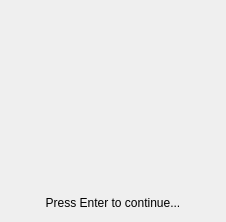
              <widget class="QWidget" name="levelclearscene">
               <property name="styleSheet">
                <string notr="true"/>
               </property>
               <layout class="QGridLayout" name="gridLayout_20" rowstretch="2,7,1,3,6,1,2" columnstretch="3,9,13,9,3">
                <item row="1" column="3">
                 <spacer name="horizontalSpacer_24">
                  <property name="orientation">
                   <enum>Qt::Horizontal</enum>
                  </property>
                  <property name="sizeHint" stdset="0">
                   <size>
                    <width>40</width>
                    <height>20</height>
                   </size>
                  </property>
                 </spacer>
                </item>
                <item row="2" column="2">
                 <spacer name="verticalSpacer_29">
                  <property name="orientation">
                   <enum>Qt::Vertical</enum>
                  </property>
                  <property name="sizeHint" stdset="0">
                   <size>
                    <width>20</width>
                    <height>40</height>
                   </size>
                  </property>
                 </spacer>
                </item>
                <item row="1" column="0">
                 <spacer name="horizontalSpacer_23">
                  <property name="orientation">
                   <enum>Qt::Horizontal</enum>
                  </property>
                  <property name="sizeHint" stdset="0">
                   <size>
                    <width>40</width>
                    <height>20</height>
                   </size>
                  </property>
                 </spacer>
                </item>
                <item row="1" column="4">
                 <spacer name="horizontalSpacer_22">
                  <property name="orientation">
                   <enum>Qt::Horizontal</enum>
                  </property>
                  <property name="sizeHint" stdset="0">
                   <size>
                    <width>40</width>
                    <height>20</height>
                   </size>
                  </property>
                 </spacer>
                </item>
                <item row="5" column="2">
                 <spacer name="verticalSpacer_31">
                  <property name="orientation">
                   <enum>Qt::Vertical</enum>
                  </property>
                  <property name="sizeHint" stdset="0">
                   <size>
                    <width>20</width>
                    <height>40</height>
                   </size>
                  </property>
                 </spacer>
                </item>
                <item row="1" column="2">
                 <widget class="QLabel" name="levelclear_title">
                  <property name="sizePolicy">
                   <sizepolicy hsizetype="Expanding" vsizetype="Expanding">
                    <horstretch>0</horstretch>
                    <verstretch>0</verstretch>
                   </sizepolicy>
                  </property>
                  <property name="styleSheet">
                   <string notr="true">border-image: url(:/myimages/res/clear_title.png);</string>
                  </property>
                  <property name="text">
                   <string/>
                  </property>
                 </widget>
                </item>
                <item row="0" column="2">
                 <spacer name="verticalSpacer_28">
                  <property name="orientation">
                   <enum>Qt::Vertical</enum>
                  </property>
                  <property name="sizeHint" stdset="0">
                   <size>
                    <width>20</width>
                    <height>40</height>
                   </size>
                  </property>
                 </spacer>
                </item>
                <item row="3" column="1" colspan="3">
                 <widget class="QLabel" name="clearbonus_label">
                  <property name="sizePolicy">
                   <sizepolicy hsizetype="Expanding" vsizetype="Expanding">
                    <horstretch>0</horstretch>
                    <verstretch>0</verstretch>
                   </sizepolicy>
                  </property>
                  <property name="styleSheet">
                   <string notr="true">border-image: url(:/myimages/res/bonusframe.png);</string>
                  </property>
                  <property name="text">
                   <string/>
                  </property>
                  <property name="margin">
                   <number>20</number>
                  </property>
                  <property name="indent">
                   <number>0</number>
                  </property>
                 </widget>
                </item>
                <item row="1" column="1">
                 <spacer name="horizontalSpacer_21">
                  <property name="orientation">
                   <enum>Qt::Horizontal</enum>
                  </property>
                  <property name="sizeHint" stdset="0">
                   <size>
                    <width>40</width>
                    <height>20</height>
                   </size>
                  </property>
                 </spacer>
                </item>
                <item row="4" column="1" colspan="3">
                 <widget class="QLabel" name="resourcesbonus_label">
                  <property name="sizePolicy">
                   <sizepolicy hsizetype="Expanding" vsizetype="Expanding">
                    <horstretch>0</horstretch>
                    <verstretch>0</verstretch>
                   </sizepolicy>
                  </property>
                  <property name="styleSheet">
                   <string notr="true">border-image: url(:/myimages/res/bonusframe.png);</string>
                  </property>
                  <property name="text">
                   <string/>
                  </property>
                  <property name="margin">
                   <number>20</number>
                  </property>
                  <property name="indent">
                   <number>0</number>
                  </property>
                 </widget>
                </item>
                <item row="6" column="0" colspan="5">
                 <widget class="QLabel" name="continuetip_label">
                  <property name="sizePolicy">
                   <sizepolicy hsizetype="Expanding" vsizetype="Expanding">
                    <horstretch>0</horstretch>
                    <verstretch>0</verstretch>
                   </sizepolicy>
                  </property>
                  <property name="styleSheet">
                   <string notr="true">border-image: url(:/myimages/res/bonusframe.png);</string>
                  </property>
                  <property name="text">
                   <string>Press Enter to continue...</string>
                  </property>
                  <property name="alignment">
                   <set>Qt::AlignCenter</set>
                  </property>
                 </widget>
                </item>
               </layout>
              </widget>
